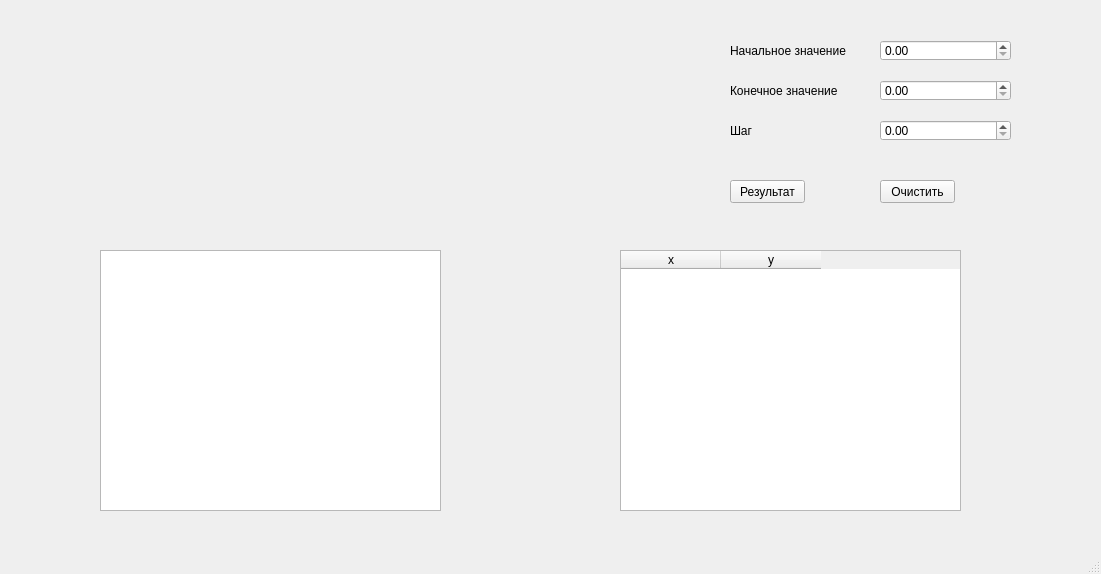
<?xml version="1.0" encoding="UTF-8"?>
<ui version="4.0">
 <class>MainWindow</class>
 <widget class="QMainWindow" name="MainWindow">
  <property name="geometry">
   <rect>
    <x>0</x>
    <y>0</y>
    <width>1101</width>
    <height>574</height>
   </rect>
  </property>
  <property name="windowTitle">
   <string>MainWindow</string>
  </property>
  <widget class="QWidget" name="centralwidget">
   <widget class="QLabel" name="label">
    <property name="geometry">
     <rect>
      <x>0</x>
      <y>0</y>
      <width>661</width>
      <height>191</height>
     </rect>
    </property>
    <property name="toolTipDuration">
     <number>-7</number>
    </property>
    <property name="text">
     <string/>
    </property>
    <property name="pixmap">
     <pixmap>5440648787577144122.jpg</pixmap>
    </property>
    <property name="scaledContents">
     <bool>true</bool>
    </property>
    <property name="wordWrap">
     <bool>false</bool>
    </property>
   </widget>
   <widget class="QLabel" name="label_2">
    <property name="geometry">
     <rect>
      <x>730</x>
      <y>40</y>
      <width>131</width>
      <height>21</height>
     </rect>
    </property>
    <property name="text">
     <string>Начальное значение </string>
    </property>
   </widget>
   <widget class="QLabel" name="label_3">
    <property name="geometry">
     <rect>
      <x>730</x>
      <y>80</y>
      <width>131</width>
      <height>21</height>
     </rect>
    </property>
    <property name="text">
     <string>Конечное значение </string>
    </property>
   </widget>
   <widget class="QLabel" name="label_4">
    <property name="geometry">
     <rect>
      <x>730</x>
      <y>120</y>
      <width>131</width>
      <height>21</height>
     </rect>
    </property>
    <property name="text">
     <string>Шаг</string>
    </property>
   </widget>
   <widget class="QDoubleSpinBox" name="doubleSpinBox">
    <property name="geometry">
     <rect>
      <x>880</x>
      <y>40</y>
      <width>131</width>
      <height>21</height>
     </rect>
    </property>
   </widget>
   <widget class="QDoubleSpinBox" name="doubleSpinBox_2">
    <property name="geometry">
     <rect>
      <x>880</x>
      <y>80</y>
      <width>131</width>
      <height>21</height>
     </rect>
    </property>
   </widget>
   <widget class="QDoubleSpinBox" name="doubleSpinBox_3">
    <property name="geometry">
     <rect>
      <x>880</x>
      <y>120</y>
      <width>131</width>
      <height>21</height>
     </rect>
    </property>
   </widget>
   <widget class="QTableWidget" name="tableWidget">
    <property name="geometry">
     <rect>
      <x>620</x>
      <y>250</y>
      <width>341</width>
      <height>261</height>
     </rect>
    </property>
    <column>
     <property name="text">
      <string>x</string>
     </property>
    </column>
    <column>
     <property name="text">
      <string>y</string>
     </property>
    </column>
   </widget>
   <widget class="QTableWidget" name="tableWidget_2">
    <property name="geometry">
     <rect>
      <x>100</x>
      <y>250</y>
      <width>341</width>
      <height>261</height>
     </rect>
    </property>
   </widget>
   <widget class="QPushButton" name="pushButton">
    <property name="geometry">
     <rect>
      <x>730</x>
      <y>180</y>
      <width>75</width>
      <height>23</height>
     </rect>
    </property>
    <property name="text">
     <string>Результат</string>
    </property>
   </widget>
   <widget class="QPushButton" name="pushButton_2">
    <property name="geometry">
     <rect>
      <x>880</x>
      <y>180</y>
      <width>75</width>
      <height>23</height>
     </rect>
    </property>
    <property name="text">
     <string>Очистить</string>
    </property>
   </widget>
  </widget>
  <widget class="QMenuBar" name="menubar">
   <property name="geometry">
    <rect>
     <x>0</x>
     <y>0</y>
     <width>1101</width>
     <height>21</height>
    </rect>
   </property>
  </widget>
  <widget class="QStatusBar" name="statusbar"/>
 </widget>
 <resources/>
 <connections>
  <connection>
   <sender>pushButton_2</sender>
   <signal>clicked()</signal>
   <receiver>tableWidget_2</receiver>
   <slot>clear()</slot>
   <hints>
    <hint type="sourcelabel">
     <x>914</x>
     <y>213</y>
    </hint>
    <hint type="destinationlabel">
     <x>402</x>
     <y>300</y>
    </hint>
   </hints>
  </connection>
  <connection>
   <sender>pushButton_2</sender>
   <signal>clicked()</signal>
   <receiver>tableWidget</receiver>
   <slot>clear()</slot>
   <hints>
    <hint type="sourcelabel">
     <x>926</x>
     <y>212</y>
    </hint>
    <hint type="destinationlabel">
     <x>896</x>
     <y>311</y>
    </hint>
   </hints>
  </connection>
  <connection>
   <sender>pushButton_2</sender>
   <signal>clicked()</signal>
   <receiver>doubleSpinBox_3</receiver>
   <slot>clear()</slot>
   <hints>
    <hint type="sourcelabel">
     <x>918</x>
     <y>216</y>
    </hint>
    <hint type="destinationlabel">
     <x>916</x>
     <y>156</y>
    </hint>
   </hints>
  </connection>
  <connection>
   <sender>pushButton_2</sender>
   <signal>clicked()</signal>
   <receiver>doubleSpinBox</receiver>
   <slot>clear()</slot>
   <hints>
    <hint type="sourcelabel">
     <x>934</x>
     <y>212</y>
    </hint>
    <hint type="destinationlabel">
     <x>931</x>
     <y>70</y>
    </hint>
   </hints>
  </connection>
  <connection>
   <sender>pushButton_2</sender>
   <signal>clicked()</signal>
   <receiver>doubleSpinBox_2</receiver>
   <slot>clear()</slot>
   <hints>
    <hint type="sourcelabel">
     <x>946</x>
     <y>216</y>
    </hint>
    <hint type="destinationlabel">
     <x>952</x>
     <y>121</y>
    </hint>
   </hints>
  </connection>
 </connections>
</ui>
